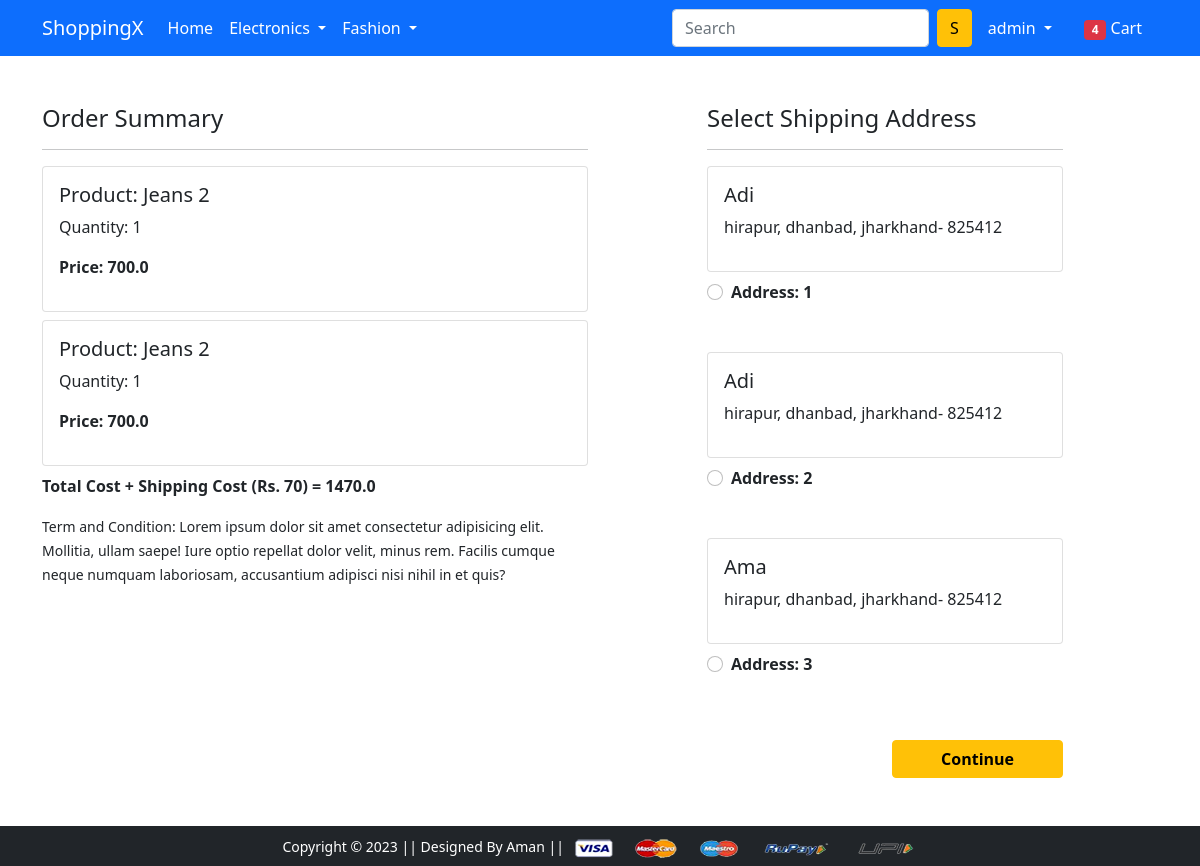
Screenshot of /checkout/ (signed in) with the database file from the repository.
### app/models.py (models this page shows, shortened)
class cart(models.Model):
    user = models.ForeignKey(User,on_delete=models.CASCADE)
    product =models.ForeignKey(product , on_delete=models.CASCADE)
    quantity = models.PositiveIntegerField(default=1)
    @property   #this is used to show the the cost of each items in the checkout page
    def total_cost(self):
        return self.quantity*self.product.discounted_price

class product (models.Model):
    title = models.CharField(max_length=200)
    selling_price = models.FloatField()
    discounted_price = models.FloatField()
    description = models.TextField()
    brand = models.CharField(max_length=200)
    category = models.CharField(choices=CATEGORY_CHOICES,max_length=2)
    product_image = models.ImageField(upload_to='productimg')

class customer (models.Model):
    user = models.ForeignKey(User,on_delete=models.CASCADE)
    name = models.CharField(max_length=200)  #in CharField specifying length is must
    locality = models.CharField(max_length=200)
    city = models.CharField(max_length=50)
    zipcode = models.IntegerField()
    state = models.CharField(choices=STATE_CHOICES,max_length=50)

### app/views.py (the view)
# urls.py: path('checkout/', views.checkout, name='checkout'),
@login_required
def checkout(request):
    user= request.user
    address = customer.objects.filter(user=user)
    cart_items = cart.objects.filter(user=user)
    amount =0.0
    shipping_amount = 70.0
    total_amount =0.0
    user = request.user
    Cart = cart.objects.filter(user=user)
    if Cart:
        for p in Cart:
            tempamount = (p.quantity*p.product.discounted_price)
            amount+=tempamount
        total_amount = amount + shipping_amount
    return render(request, 'app/checkout.html',{'addresses':address,'total_amount':total_amount,'cart_items':cart_items})

### app/templates/app/checkout.html (shortened to what this page needs)
{% extends 'app/base.html' %}
{% load static %}
{% block main-content %}
<div class="container">
 <div class="row mt-5">
  <div class="col-sm-6">
    <h4>Order Summary</h4>
    <hr>
    {% for item in cart_items  %}
      <div class="card mb-2">
        <div class="card-body">
          <h5>Product: {{item.product.title}}</h5>
          <p>Quantity: {{item.quantity}}</p>
          <p class="fw-bold">Price: {{item.total_cost}}</p>
        </div>
      </div>
      {%endfor%}
      <div>
        <p class="fw-bold">Total Cost + Shipping Cost (Rs. 70) = {{total_amount}}</p>
      </div>
    <small>Term and Condition: Lorem ipsum dolor sit amet consectetur adipisicing elit. Mollitia, ullam saepe! Iure optio repellat dolor velit, minus rem. Facilis cumque neque numquam laboriosam, accusantium adipisci nisi nihil in et quis?</small>
  </div>
  <div class="col-sm-4 offset-sm-1">
    <h4>Select Shipping Address</h4>
    <hr>
    <form action="/paymentdone">
      {% for address in addresses  %}
      <div class="card">
        <div class="card-body">
        <h5>{{address.name}}</h5>
        <p>{{address.locality}}, {{address.city}}, {{address.state}}- {{address.zipcode}}</p>
        </div>
      </div>
        <div class="form-check mt-2 mb-5">
          <input class="form-check-input" type="radio" value="{{address.id}}" name="custid" id="custaddress{{forloop.counter}}">
          <label class="form-check-label fw-bold" for="">
          Address: {{forloop.counter}} </label>
        </div>
        {% endfor %}
        <div class="text-end">
          <button type="submit" class="btn btn-warning mt-3 px-5 fw-bold">Continue</button>
        </div>
      </form>
    </div>
  </div>
</div>
{% endblock main-content %}

### app/templates/app/base.html (shortened to what this page needs)
<!doctype html>
{% load static %}
<html lang="en">
  <head>
    <link href="https://cdn.jsdelivr.net/npm/bootstrap@5.0.0-beta1/dist/css/bootstrap.min.css" rel="stylesheet">
    <link rel="stylesheet" href="{% static 'app/css/owl.carousel.min.css' %}">
    <link rel="stylesheet" href="{% static 'app/css/all.min.css' %}">
    <link rel="stylesheet" href="{% static 'app/css/style.css' %}">
  </head>
  <body>
    <nav class="navbar navbar-expand-lg navbar-dark bg-primary">
     <div class="container">
       <a class="navbar-brand" href="{%url 'home'%}">ShoppingX</a>
       <div class="collapse navbar-collapse" id="navbarSupportedContent">
         <ul class="navbar-nav me-auto mb-2 mb-lg-0">
           <li class="nav-item">
             <a class="nav-link active" aria-current="page" href="{% url 'home' %}">Home</a>
           </li>
           <li class="nav-item dropdown">
             <a class="nav-link dropdown-toggle text-white" href="#" id="electronicsDropdown" role="button" data-bs-toggle="dropdown" aria-expanded="false">
               Electronics
             </a>
           </li>
           <li class="nav-item dropdown">
             <a class="nav-link dropdown-toggle text-white" href="#" id="fashionDropdown" role="button" data-bs-toggle="dropdown" aria-expanded="false">
               Fashion
             </a>
           </li>
         </ul>
         <form class="d-flex">
           <input class="form-control me-2" type="search" placeholder="Search" aria-label="Search">
           <button class="btn btn-warning" type="submit">S</button>
         </form>
         <div>
          <ul class="navbar-nav me-auto mb-2 mb-lg-0">
            {% if request.user.is_authenticated %}
           <li class="nav-item dropdown mx-2">
              <a class="nav-link dropdown-toggle text-white" href="#" id="profileDropdown" role="button" data-bs-toggle="dropdown" aria-expanded="false">
                {{request.user}}
              </a>
            </li>
            <li class="nav-item mx-2">
             <a href="{% url 'show-cart' %}" class="nav-link text-white"><span class="badge bg-danger">4</span> Cart </a>
            </li>
            {% endif %}
          </ul>
         </div>
       </div>
     </div>
    </nav>
    {% block main-content %} {% endblock main-content %}
    <footer class="container-fluid bg-dark text-center p-2 mt-5">
        <small class="text-white">Copyright &copy; 2023 || Designed By Aman || </small>
        <img src="{% static 'app/images/payment.png' %}" alt="" srcset="" class="img-fluid" height="2px">
    </footer>
  </body>
</html>

### rows the page displays
cart: product "Jeans 2", quantity "1", total_cost "700.0"
cart: product "Jeans 2", quantity "1", total_cost "700.0"
customer: name "Adi", locality "hirapur", city "dhanbad", state "jharkhand", zipcode "825412"
customer: name "Adi", locality "hirapur", city "dhanbad", state "jharkhand", zipcode "825412"
customer: name "Ama", locality "hirapur", city "dhanbad", state "jharkhand", zipcode "825412"

### other values shown
{{ request.user }} "admin"
{{ total_amount }} "1470.0"
